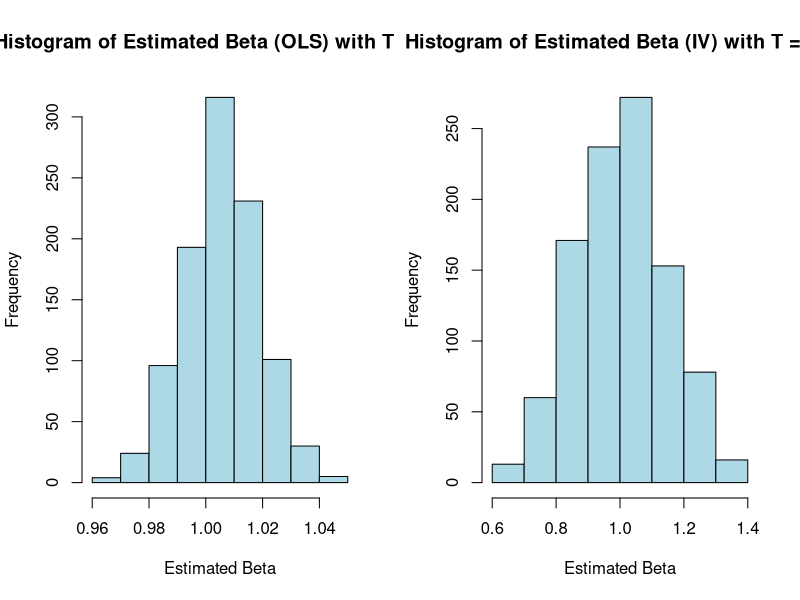
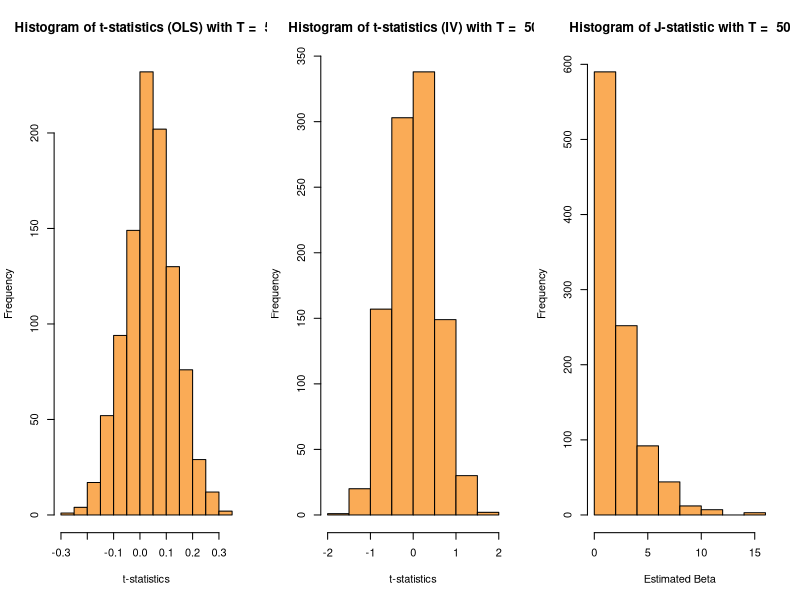

Recreate these plots in R, in order.
library(MASS)


# Question 1 --------------------------------------------------------------

# suppose we have T = 50 for the first two questions
T. = 50

# define the parameter for betas and phi:
beta0 = 1
beta = 1
phi0 = 1

# define variable xt:
x = rep(1, T.)

# Data generating process:
set.seed(333)

#define variables z1, z2, ut and vt with multivariate normally distributed:
mu = c(0, 0, 0, 0)
omega = matrix(c(1,0,0,0,
                 0,1,0,0,
                 0,0,1,0.8,
                 0,0,0.8,1), 
               nrow = 4, byrow = TRUE)

dgp = mvrnorm(n = T., mu = mu, Sigma = omega)
z1 = dgp[, 1]
z2 = dgp[, 2]
u = dgp[, 3]
v = dgp[, 4]

df = data.frame(x = x, z1 = z1, z2 = z2)
Z = as.matrix.data.frame(df)

phi1 = 5
phi2 = 10

x <- phi0 + z1*phi1 + z2*phi2 + v

# generate y variable:
y <- beta0 + x*beta + u

df$y <- y
df$x <- x

model_ols <- lm(y ~ x)
summary(model_ols)

# 1.  is xt exogenous in (1) and (2)? why? --------------------------------

# Implementing DWH test:
# use first step of 2SLS to test the exogeneity of xt variable
model1 <- lm(x ~ z1 + z2, data = df)
# extract the residual of the model in the first step and name it res1:

df$res1 <- model1$residuals

# step 2: regress y on both x and res:
model2 <- lm(y ~ x + res1, data = df)

# inspect the F-statistic or t-statistic:
summary(model2)

# F-stat = 8855 (p-value = 2.2e-16) and t-stat = 10.57 (p-value = 5.25e-14)
# both are significant, hence indicates x is endogenous


# 2. the validity of z1 and z2 instruments --------------------------------

# take the result from first step above:
summary(model1)
# F-stats = 3323 (>10), based on Staiger and Stock (1997) rule of thumb F>10 ==> strong IVs and valid

# test for over-identifying restriction:

# chisq-table for alpha = 0.05, T = 50, and df = 1 = 3.84


# question no. 1 point 3 - 6 -----------------------------------------------

# define the function:
generate_model <- function(phi1 = 5, phi2 = 10, T. = 50) {
  #the function takes default arguments for phi1, phi2 and T are 5, 10, and 50, respectively
  if(!require("MASS")) install.packages("MASS")

  beta0 <-  1
  beta <-  1
  phi0 <-  1
  
  # define the maximum repetition R:
  R <<- 1000
  #define variable x1t:
  x <-  rep(1, T.)
  
  mu <-  c(0, 0, 0, 0)
  omega <-  matrix(c(1,0,0,0,
                   0,1,0,0,
                   0,0,1,0.8,
                   0,0,0.8,1), 
                 nrow = 4, byrow = TRUE)
  
  statistic_table = data.frame(beta_ols = rep(0, R), tstat_ols = rep(0, R), 
                               beta_2sls = rep(0, R), tstat_2sls = rep(0, R), 
                               j_stat = rep(0, R))
  
  slope_ols = rep(0, R) # slope of OLS
  std_error_ols = rep(0, R) # standard error of OLS
  t_statistic_ols = rep(0, R) # t-statistic of OLS
  
  slope_2sls = rep(0, R) # slope of 2SLS
  std_error_2sls = rep(0, R) # standard error of 2SLS
  t_statistic_2sls = rep(0, R) # t-statistic of 2SLS
  
  Jstats = rep(0, R)
  # Data generating process:
  set.seed(333)
  for (i in 1:R) {
    dgp <- mvrnorm(n = T., mu = mu, Sigma = omega)
    z1 <-  dgp[, 1]
    z2 <-  dgp[, 2]
    u <-  dgp[, 3]
    v <-  dgp[, 4]
    
    df = data.frame(x = x, z1 = z1, z2 = z2)
    Z = as.matrix.data.frame(df)
    
    #re-generate x variable:
    x <- phi0 + z1*phi1 + z2*phi2 + v
    df$x <- x
    
    
    # generate y variable:
    y <- beta0 + x*beta + u
    df$y <- y
    
    # call OLS model:
    model_ols <- lm(y ~ x, data = df)
    
    slope_ols[[i]] = model_ols$coefficients[2] # extract the estimated parameter beta1
    std_error_ols[[i]] = summary(model_ols)$coefficients[1,2] # extract standard error of the model
    t_statistic_ols[[i]] = (slope_ols[[i]] - beta)/std_error_ols[[i]] # compute t-statistics
    
    # call 2SLS model:
    # step 1:
    model_step1 <- lm(x ~ z1 + z2, data = df)
    # estimate x_het:
    df$x_het <- model_step1$fitted.values
    
    # step 2:
    model_step2 <- lm(y ~ x_het, data = df)
    
    slope_2sls[[i]] = model_step2$coefficients[1] # extract the estimated parameter beta1
    std_error_2sls[[i]] = summary(model_step2)$coefficients[1,2] # extract standard error of the model
    t_statistic_2sls[[i]] = (slope_2sls[[i]] - beta)/std_error_2sls[[i]] # compute t-statistics
    
    # Compute Sargan's (1960) J-stats:
    
    WT = solve((1/T.)*t(Z)%*%Z) # Sargan's weighting matrix
    
    # estimate the objective function:
    model <- lm(y ~ x, data = df)
    res <- model$residuals # extract the residuals
    
    # (yi - xi'beta)Zi:
    
    m = matrix(((1/T.)%*%(res)%*%Z), byrow = FALSE)
    
    QT = t(m)%*%WT%*%m
    
    # Sargan's test (1960) for over-identifying restriction:
    
    Jstats[[i]] = T.*QT[1,1]
    
    statistic_table[i, c(1,2,3,4,5)] <- c(slope_ols[[i]], t_statistic_ols[[i]], 
                                          slope_2sls[[i]], t_statistic_2sls[[i]],
                                          Jstats[[i]])
  }
  return(statistic_table) #return data.frame
}

# Plot the histogram of each result: --------------------------------------
# function to create histogram of estimated beta 1 and t-statistics of OLS Model:
plot_betas <- function(data = NULL, T. = 50, col = "lightblue") {
  # control input to only data.frame type
  if (!is.data.frame(data)) {
    stop(paste("The argument of `data` should be of `list` class, not", class(data)), call. = FALSE)
  }
  
  par(mfcol = c(1,2))
  
  hist(data$beta_ols, main = paste("Histogram of Estimated Beta (OLS) with T = ", T.), 
       xlab = paste("Estimated Beta"), ylab = "Frequency", col = col)
  hist(data$beta_2sls, main = paste("Histogram of Estimated Beta (IV) with T = ", T.), 
       xlab = paste("Estimated Beta"), ylab = "Frequency", col = col)

}

# function to create histogram of estimated beta 1 and t-statistics of IV Model:
plot_tsat_jstat <- function(data = NULL, T. = 50, col = "#FAAB56") {
  # control input to only data.frame type
  if (!is.data.frame(data)) {
    stop(paste("The argument of `data` should be of `list` class, not", class(data)), call. = FALSE)
  }
  
  par(mfcol = c(1,3))
  
  hist(data$tstat_ols, main = paste("Histogram of t-statistics (OLS) with T = ", T.), 
       xlab = paste("t-statistics"), ylab = "Frequency", col = col)
  hist(data$tstat_2sls, main = paste("Histogram of t-statistics (IV) with T = ", T.), 
       xlab = paste("t-statistics"), ylab = "Frequency", col = col)
  hist(data$j_stat, main = paste("Histogram of J-statistic with T = ", T.), 
       xlab = paste("Estimated Beta"), ylab = "Frequency", col = col)
}

bias <- function(data = NULL) {
  # control input to only data.frame type
  if (!is.data.frame(data)) {
    stop(paste("The argument of `data` should be of `list` class, not", class(data)), call. = FALSE)
  }
  # (b) Compute the estimated bias:
  
  bias_ols <- (1/R)*sum(data$beta_ols - beta)
  bias_iv <- (1/R)*sum(data$beta_2sls - beta)
  
  return(data.frame(bias_ols = bias_ols, bias_iv = bias_iv))
}

rej_freq <- function(data = NULL) {
  # (c) Compute rejection frequency at 5% level
  
  data["rej_ols"] <- ifelse(data$tstat_ols>1.96, 1, 0)
  data["rej_iv"] <- ifelse(data$tstat_2sls>1.96, 1, 0)
  data["rej_js"] <- ifelse(data$tstat_2sls>3.84, 1, 0)
  
  rej_ols <- (1/R)*sum(data$rej_ols)
  rej_iv <- (1/R)*sum(data$rej_iv)
  rej_js <- (1/R)*sum(data$rej_js)
  
  return(data.frame(rej_ols = rej_ols, rej_iv = rej_iv, rej_js = rej_js))
}

# call functions ----------------------------------------------------------


data1 <- generate_model()
debug(generate_model) # performs debugging to trace error
undebug(generate_model) # undo debugging

plot_betas(data = data1)
plot_tsat_jstat(data = data1)
rej_freq(data = data1)

# Question 2 --------------------------------------------------------------


